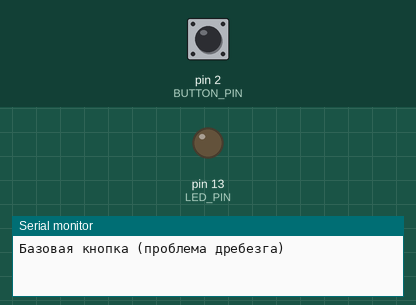
The sketch below on a simulated Arduino Uno, built with avr-gcc and run on an emulated ATmega328P. On the bench: output pins drawn as LEDs (lit = HIGH), the last lines printed to the serial monitor. Dashed ring = blinking. The test bench sets the inputs (shaded band); at power-on: pin 2 (BUTTON_PIN) HIGH.

Above: at 1.2 s.
1.3 s: pin 2 (BUTTON_PIN) pulled LOW for 1 s
At 1.55 s:
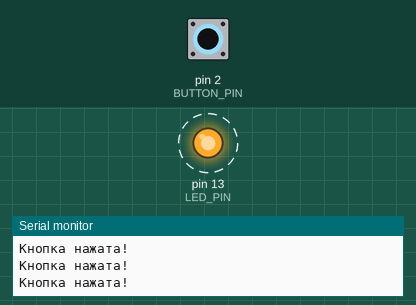
4.3 s: pin 2 (BUTTON_PIN) pulled LOW for 3.2 s
At 8.6 s:
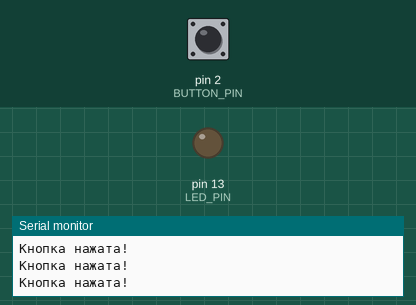
Timing chart, 0 to 10.1 s (numbered marks = the images above; inputs shaded):
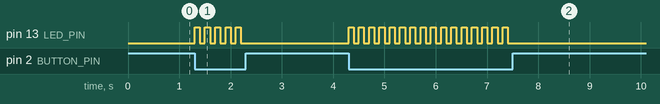

Measured:
- after the input at 1.3 s, pin 13 (LED_PIN): alternates HIGH for 0.10 s and LOW for 0.10 s, 10 changes in all, then stays LOW, starting at once
- after the input at 4.3 s, pin 13 (LED_PIN): alternates HIGH for 0.10 s and LOW for 0.10 s, 32 changes in all, then stays LOW, starting at once

The sketch:

basic_button.ino
```cpp
/*
  Урок 3.1: Простейшая кнопка (без защиты от дребезга)
  Показывает проблему множественных срабатываний
*/

#define BUTTON_PIN 2   // Кнопка на D2
#define LED_PIN 13     // Светодиод на D13 (встроенный)

void setup() {
  pinMode(BUTTON_PIN, INPUT_PULLUP);  // Кнопка с подтягивающим резистором
  pinMode(LED_PIN, OUTPUT);           // Светодиод как выход

  Serial.begin(9600);
  Serial.println("Базовая кнопка (проблема дребезга)");
}

void loop() {
  // ПРОСТАЯ проверка кнопки (есть проблема!)
  if (digitalRead(BUTTON_PIN) == LOW) {
    // Переключаем светодиод
    digitalWrite(LED_PIN, !digitalRead(LED_PIN));

    Serial.println("Кнопка нажата!");

    // Маленькая задержка, но не решает проблему полностью
    delay(100);
  }
}
```
